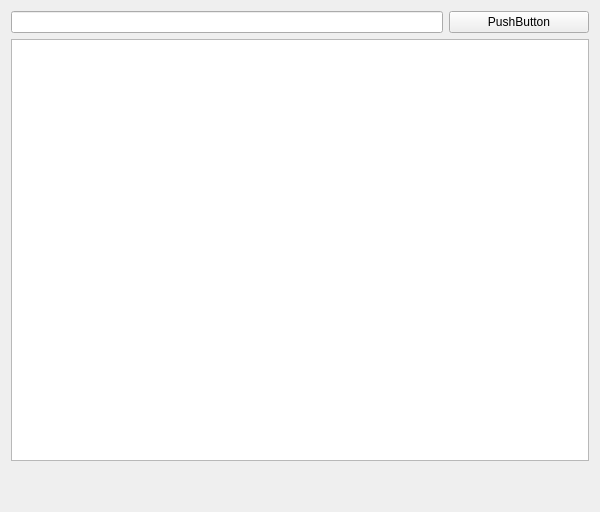
<?xml version="1.0" encoding="UTF-8"?>
<ui version="4.0">
 <class>Widget</class>
 <widget class="QWidget" name="Widget">
  <property name="geometry">
   <rect>
    <x>0</x>
    <y>0</y>
    <width>600</width>
    <height>512</height>
   </rect>
  </property>
  <property name="windowTitle">
   <string>Widget</string>
  </property>
  <property name="autoFillBackground">
   <bool>true</bool>
  </property>
  <layout class="QGridLayout" name="gridLayout">
   <item row="3" column="0">
    <widget class="QLabel" name="label_temp_1">
     <property name="sizePolicy">
      <sizepolicy hsizetype="Preferred" vsizetype="Minimum">
       <horstretch>0</horstretch>
       <verstretch>0</verstretch>
      </sizepolicy>
     </property>
     <property name="text">
      <string/>
     </property>
    </widget>
   </item>
   <item row="3" column="3">
    <widget class="QLabel" name="label_temp_4">
     <property name="text">
      <string/>
     </property>
    </widget>
   </item>
   <item row="3" column="1">
    <widget class="QLabel" name="label_temp_2">
     <property name="sizePolicy">
      <sizepolicy hsizetype="Preferred" vsizetype="Minimum">
       <horstretch>0</horstretch>
       <verstretch>0</verstretch>
      </sizepolicy>
     </property>
     <property name="text">
      <string/>
     </property>
    </widget>
   </item>
   <item row="1" column="0" colspan="4">
    <widget class="QTextBrowser" name="textBrowser">
     <property name="sizePolicy">
      <sizepolicy hsizetype="Expanding" vsizetype="Expanding">
       <horstretch>0</horstretch>
       <verstretch>0</verstretch>
      </sizepolicy>
     </property>
     <property name="autoFillBackground">
      <bool>false</bool>
     </property>
     <property name="styleSheet">
      <string notr="true">border-image: url(:/new/prefix1/data/lm.png);
color: rgb(255, 255, 255);
setStyleSheet (&quot;color:#ffffff;&quot;) ;</string>
     </property>
    </widget>
   </item>
   <item row="3" column="2">
    <widget class="QLabel" name="label_temp_3">
     <property name="sizePolicy">
      <sizepolicy hsizetype="Preferred" vsizetype="Minimum">
       <horstretch>0</horstretch>
       <verstretch>0</verstretch>
      </sizepolicy>
     </property>
     <property name="text">
      <string/>
     </property>
    </widget>
   </item>
   <item row="0" column="3">
    <widget class="QPushButton" name="pushButton">
     <property name="text">
      <string>PushButton</string>
     </property>
    </widget>
   </item>
   <item row="0" column="0" colspan="3">
    <widget class="QLineEdit" name="lineEdit"/>
   </item>
   <item row="2" column="0">
    <widget class="QLabel" name="label_data_1">
     <property name="sizePolicy">
      <sizepolicy hsizetype="Preferred" vsizetype="Minimum">
       <horstretch>0</horstretch>
       <verstretch>0</verstretch>
      </sizepolicy>
     </property>
     <property name="text">
      <string/>
     </property>
    </widget>
   </item>
   <item row="2" column="1">
    <widget class="QLabel" name="label_data_2">
     <property name="text">
      <string/>
     </property>
    </widget>
   </item>
   <item row="2" column="2">
    <widget class="QLabel" name="label_data_3">
     <property name="text">
      <string/>
     </property>
    </widget>
   </item>
   <item row="2" column="3">
    <widget class="QLabel" name="label_data_4">
     <property name="text">
      <string/>
     </property>
    </widget>
   </item>
  </layout>
 </widget>
 <layoutdefault spacing="6" margin="11"/>
 <resources/>
 <connections/>
</ui>
